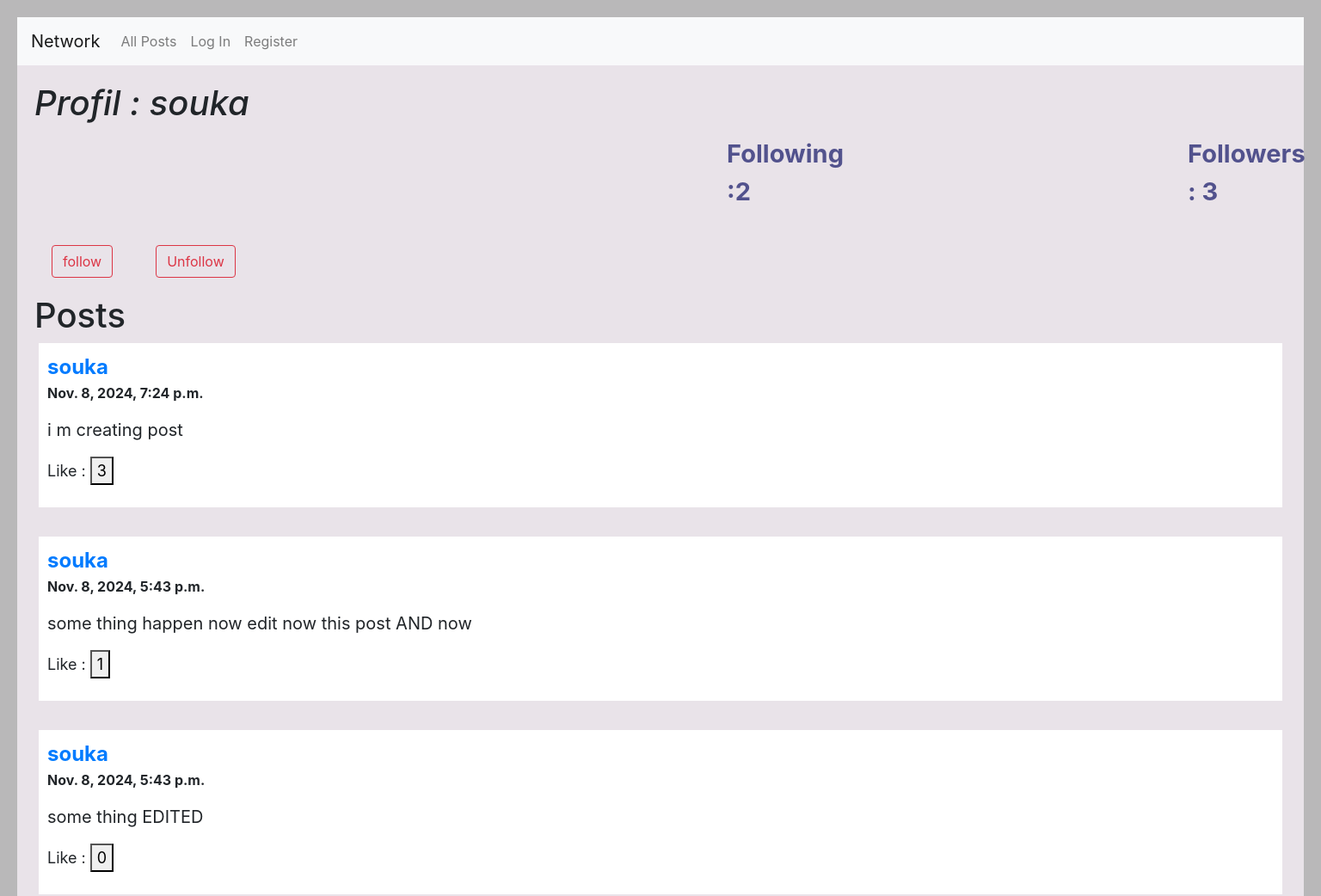
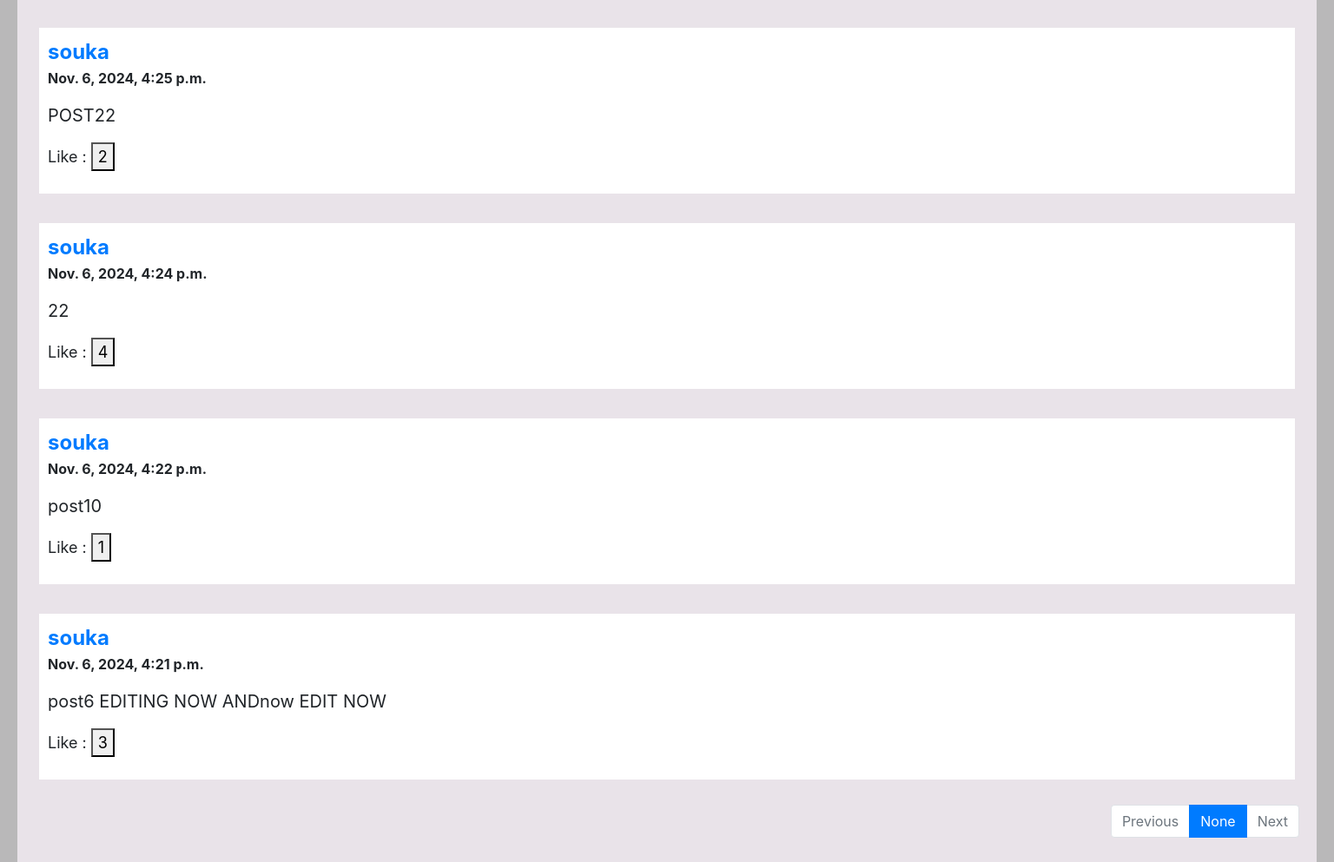
The page /profil/souka on the database its author committed (2 pictures, top to bottom).
### network/models.py (models this page shows, shortened)
class User(AbstractUser):
    pass

class Post(models.Model):
    user = models.ForeignKey("User", on_delete=models.CASCADE, related_name="emails")
    content = models.TextField(blank=True)
    timestamp = models.DateTimeField(auto_now_add=True)
    like = models.IntegerField(default=0)
    followers = models.ManyToManyField(User, through='follow' , through_fields=('post_fo', 'follower'),related_name='followed_post')
    liked_by =models.ManyToManyField(User,related_name ="liked_post",blank=True)

### network/views.py (the view)
# urls.py: path("profil/<str:name>", views.profil ,name="profil"),
@csrf_exempt
def profil(request,name):
     users= request.user
     user_name=User.objects.get(username=name)
     foll= follow.objects.filter(follower=user_name)
     following_users = [f.following for f in foll]
     following_nbr =len(following_users)
     follower_nbr=len(follow.objects.filter(following=user_name))
     userr = User.objects.get(username=name)
     post = Post.objects.filter(user=userr)
     post = post.order_by("-timestamp").all()
     paginator = Paginator(post, 10)
     page_number = request.GET.get('page')
     page_obj = paginator.get_page(page_number)
     return render(request, "network/profil.html",{
         "posts":post,
         "others":users,
         "userr":userr,
         "following_nbr":following_nbr,
         "follower_nbr":follower_nbr,
          'page_obj': page_obj,
         'page_number':page_number,
                  })

### network/templates/network/profil.html (shortened to what this page needs)
{% extends "network/layout.html" %}
{% load static %}
{% block body %}
<h1 style="font-style: italic;">Profil : {{userr.username}}</h1>
    <div id="profil1" style="display: flex; font-size: 29px; font-weight: bold; padding:5px ;color:#52528d">
       <p style="margin-left:800px ;">Following :{{following_nbr}}</p>
       <p style="margin-left:400px ;">Followers : {{follower_nbr}}</p>
      </div>
       {% if others != userr %}
       <div style="display: flex ; margin: 20px;">
        <form action="{% url 'follow' userr %}" method="POST" style="margin-right: 50px;">
            <button type="submit" class="btn btn-outline-danger">follow</button>
            </form>
            <form action="{% url 'unfollow' userr %}" method="POST">
              <button type="submit" class="btn btn-outline-danger">Unfollow</button>
              </form>
       </div>
       {% endif %}
        <h1>Posts </h1>
        {% for post in page_obj %}
              <div id="post-{{post.id}}" class="post ">
                <b style="font-size: 1.5em; margin-right: 1400px;"><a href="{%url 'profil' post.user %}" >{{post.user}} </a></b>
                <b> <p>{{post.timestamp}}</p></b>
                <p id="p-{{post.id}}" style="font-size: 20px;">{{post.content}}</p>
                <p style="font-size: 18px;">Like :
                  <button id="like-{{post.id}}" class="like" data-post-id="{{post.id}}">{{post.like}}</button></p>
        </div>
        <br>
         {% endfor %}
        <nav aria-label="Page navigation example">
            <ul class="pagination justify-content-end">
                {% if page_obj.has_previous %}
                <li ><a class="page-link" href="?page={{ page_obj.previous_page_number }}" >Previous</a></li>
                <li class="page-item"><a class="page-link" href="?page={{page_obj.previous_page_number }}">{{page_obj.previous_page_number }}</a></li>
                {% else %}
                <li class="page-item disabled"><span class="page-link " aria-disabled="true">Previous</span></li>
                {% endif %}
              <li class="page-item active"><a class="page-link" href="?page={{page_obj}}">{{page_number}}</a></li>
              {% if page_obj.has_next %}
              <li class="page-item"><a class="page-link" href="?page=3">{{page_obj.next_page_number  }}</a></li>
                <li class="page-item"><a class="page-link" href="?page={{ page_obj.next_page_number }}">Next</a>
                {% else %}
                <li class="page-item disabled"><span class="page-link page-item disabled" aria-disabled="true">Next</span>
                {% endif %}
              </li>
            </ul>
          </nav>
    </div>
{% endblock %}

### network/static/network/styles.css (style rules this page uses)
.post { background-color: white; margin: 5px; padding: 10PX; }
body { padding: 20px; background-color: rgb(185, 184, 185); }

### rows shown on the page
User: username "souka"
Post: user "souka", timestamp "Nov. 8, 2024, 7:24 p.m.", content "i m creating post", like "3"
Post: user "souka", timestamp "Nov. 8, 2024, 5:43 p.m.", content "some thing happen now edit now this post AND now", like "1"
Post: user "souka", timestamp "Nov. 8, 2024, 5:43 p.m.", content "some thing EDITED", like "0"
Post: user "souka", timestamp "Nov. 6, 2024, 4:25 p.m.", content "POST22", like "2"
Post: user "souka", timestamp "Nov. 6, 2024, 4:24 p.m.", content "22", like "4"
Post: user "souka", timestamp "Nov. 6, 2024, 4:22 p.m.", content "post10", like "1"
Post: user "souka", timestamp "Nov. 6, 2024, 4:21 p.m.", content "post6 EDITING NOW ANDnow EDIT NOW", like "3"

### other values the page prints
{{ following_nbr }} "2"
{{ follower_nbr }} "3"
{{ page_number }} "None"
